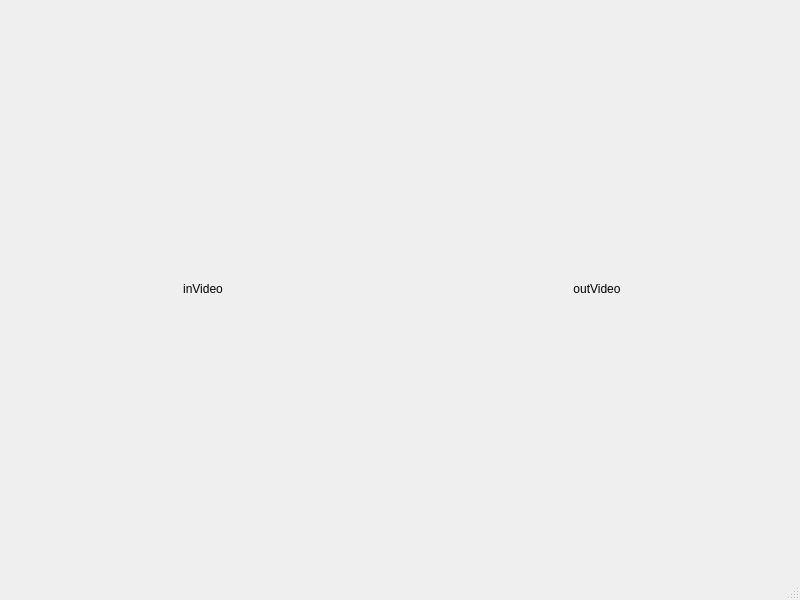
<?xml version="1.0" encoding="UTF-8"?>
<ui version="4.0">
 <class>MainWindow</class>
 <widget class="QMainWindow" name="MainWindow">
  <property name="geometry">
   <rect>
    <x>0</x>
    <y>0</y>
    <width>800</width>
    <height>600</height>
   </rect>
  </property>
  <property name="windowTitle">
   <string>MainWindow</string>
  </property>
  <widget class="QWidget" name="centralwidget">
   <layout class="QHBoxLayout" name="horizontalLayout">
    <item>
     <widget class="QLabel" name="inVideo">
      <property name="text">
       <string>inVideo</string>
      </property>
      <property name="alignment">
       <set>Qt::AlignCenter</set>
      </property>
     </widget>
    </item>
    <item>
     <widget class="QLabel" name="outVideo">
      <property name="text">
       <string>outVideo</string>
      </property>
      <property name="alignment">
       <set>Qt::AlignCenter</set>
      </property>
     </widget>
    </item>
   </layout>
  </widget>
  <widget class="QMenuBar" name="menubar">
   <property name="geometry">
    <rect>
     <x>0</x>
     <y>0</y>
     <width>800</width>
     <height>22</height>
    </rect>
   </property>
  </widget>
  <widget class="QStatusBar" name="statusbar"/>
 </widget>
 <resources/>
 <connections/>
</ui>
